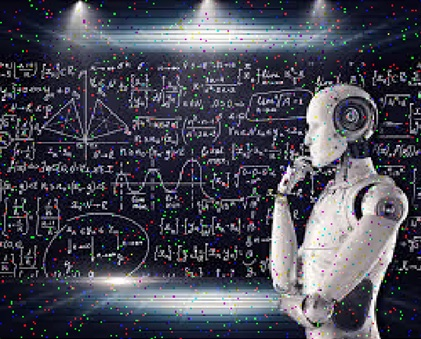
%> input picture image processing/gambar/salt.png, 421 x 339 px
$ octave filtersalt.m   (GNU Octave 9; MATLAB toolbox functions it lacks are replaced by stand-ins)
%> lines starting %> are read from the running program, lines starting %| are printed output that depends on the picture
originalImage = imread('gambar/salt.png');
%> originalImage is the input picture: size 339x421x3 uint8; mean R, G, B 71.6, 72.3, 84.3
noisyImage = imnoise(originalImage, 'salt & pepper', 0.05); % Tambahkan noise salt-and-pepper
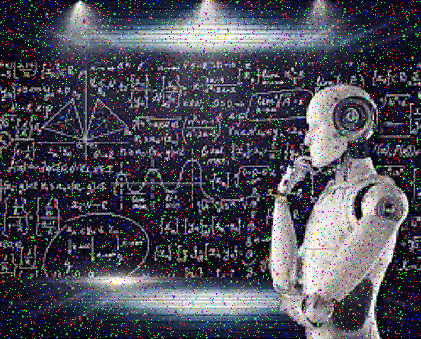
%> noisyImage: size 339x421x3 uint8; mean R, G, B 74.5, 75.2, 86.3

% Filter median 3x3 pada setiap saluran warna
denoisedImage(:,:,1) = medfilt2(noisyImage(:,:,1), [3, 3]); % Saluran merah
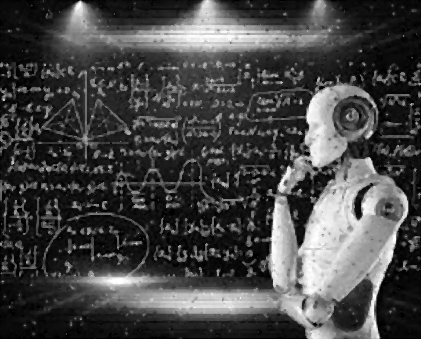
%> denoisedImage: size 339x421 uint8; min 0, max 255, mean 69.6
denoisedImage(:,:,2) = medfilt2(noisyImage(:,:,2), [3, 3]); % Saluran hijau
denoisedImage(:,:,3) = medfilt2(noisyImage(:,:,3), [3, 3]); % Saluran biru
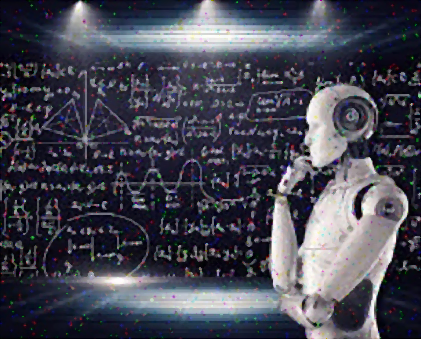
%> denoisedImage: size 339x421x3 uint8; mean R, G, B 69.6, 70.2, 82.5

% Tampilkan citra
subplot(1, 2, 1); imshow(noisyImage); title('Citra Noisy');
subplot(1, 2, 2); imshow(uint8(denoisedImage)); title('Hasil Denoising');
